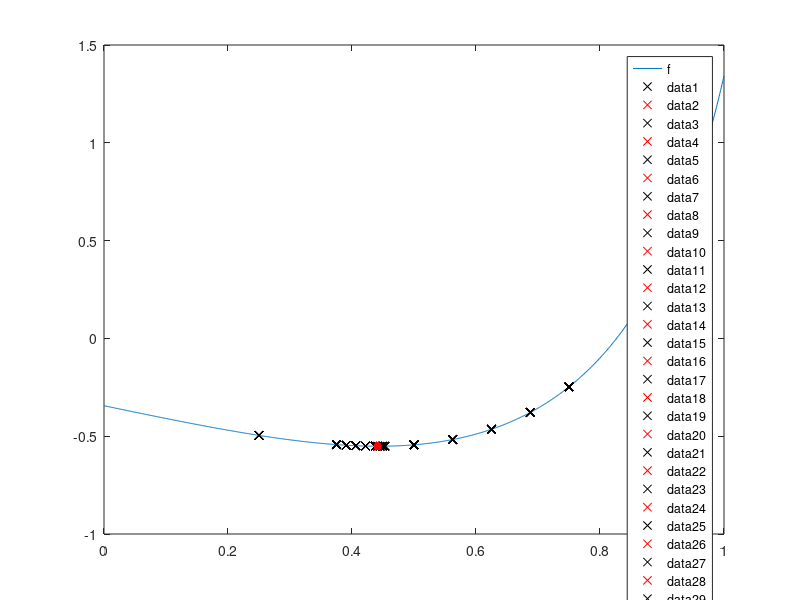

The MATLAB source for this figure:
function lab01()
    clc();

    debugFlg = 1;
    delayS = 0.8;
    a = 0;
    b = 1;
    eps = 0.01;

    fplot(@f, [a, b]);
    hold on;

    [xStar, fStar] = bitwiseSearch(a, b, eps, debugFlg, delayS);

    scatter(xStar, fStar, 'r', 'filled');
end

function [x0, f0] = bitwiseSearch(a, b, eps, debugFlg, delayS)
    i = 0;
    delta = (b - a) / 4;
    x0 = a;
    f0 = f(x0);

    plot_x = [];
    plot_f = [];

    while 1
        i = i + 1;
        x1 = x0 + delta;
        f1 = f(x1);

        if debugFlg
            fprintf('№ %2d x*=%.10f f(x*)=%.10f\n', i, x1, f1);

            plot_x(end + 1) = x1;
            plot_f(end + 1) = f1;

            clc();
            plot(plot_x, plot_f, 'xk');

            plot(x1, f1, 'xr');
            hold on;
            pause(delayS);
        end

        if f0 > f1
            x0 = x1;
            f0 = f1;

            if a < x0 && x0 < b
                continue
            else
                if abs(delta) <= eps
                    break;
                else
                    x0 = x1;
                    f0 = f1;
                    delta = -delta / 4;
                end
            end
        else
            if abs(delta) <= eps
                break;
            else
                x0 = x1;
                f0 = f1;
                delta = -delta / 4;
            end
        end
    end

    i = i + 1;
    if debugFlg
        fprintf('№ %2d x*=%.10f f(x*)=%.10f\n', i, x0, f0);
        fprintf('RESULT: x*=%.10f f(x*)=%.10f\n', x0, f0);
        plot(plot_x, plot_f, 'xk');
    end
end

function y = f(x)
    k = power(5,1/3);
    y = sinh((3 * power(x,4) - x + sqrt(17) - 3) / 2) + sin((k * power(x, 3) - k * x + 1 - 2 * k) ./ (-power(x,3) + x + 2));
end
